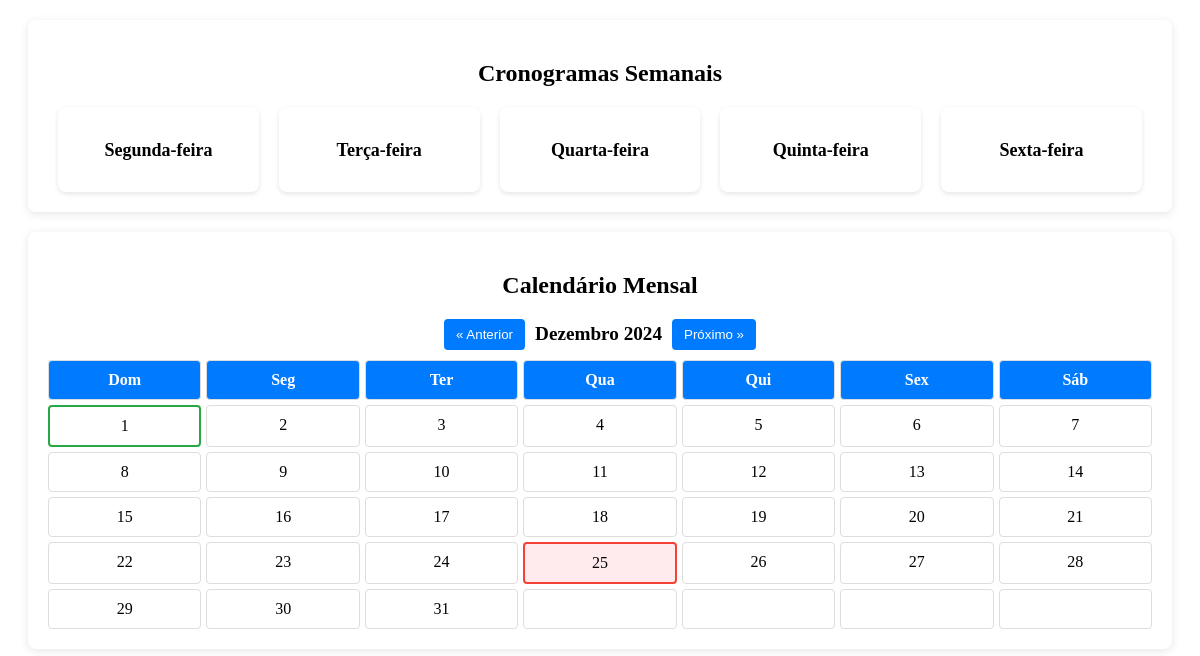
The app's page /cronogramas/cronogramas_aluno (signed in), older data.
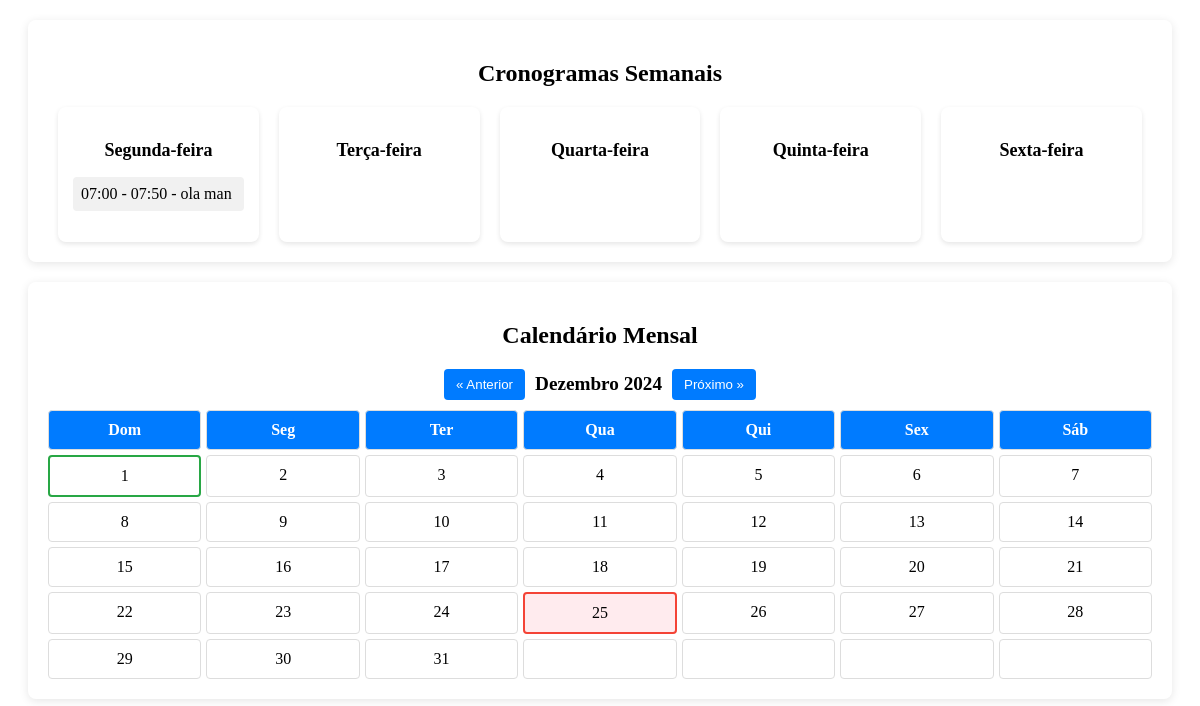
The same page, newer data.
### models.py (models this page shows)
class Cronograma(db.Model):
    __tablename__ = 'cronogramas'
    id = db.Column(db.Integer, primary_key=True)
    usuario_id = db.Column(db.Integer, db.ForeignKey('usuarios.id'), nullable=False)
    turma = db.Column(db.String(50), nullable=False)  # Nome ou ID da turma
    dia_semana = db.Column(db.String(50), nullable=False)  # Segunda, Terça, etc.
    horario = db.Column(db.String(10), nullable=False)  # Ex.: "08:00"
    aula = db.Column(db.String(150), nullable=True)  # Nome da matéria ou atividade
    professor = db.Column(db.String, nullable=False)
    user = db.relationship('User', back_populates='cronogramas')

### cronogramas.py (the view)
@cronogramas_bp.route('/cronogramas_aluno')
@login_required
def cronogramas_aluno():
    turma_aluno = current_user.turma
    if not turma_aluno:
        return render_template(
            'cronogramas-aluno.html',
            cronogramas={},
            mensagem="Nenhuma turma associada ao usuário."
        )
    cronogramas_db = Cronograma.query.filter_by(turma=turma_aluno).order_by(
        Cronograma.dia_semana, Cronograma.horario
    ).all()
    cronogramas_organizados = {
        'segunda': [],
        'terca': [],
        'quarta': [],
        'quinta': [],
        'sexta': []
    }
    dias_map = {
        'Segunda': 'segunda',
        'Terça': 'terca',
        'Quarta': 'quarta',
        'Quinta': 'quinta',
        'Sexta': 'sexta'
    }
    for cronograma in cronogramas_db:
        dia_key = dias_map.get(cronograma.dia_semana)
        if dia_key:
            cronogramas_organizados[dia_key].append({
                'horario': cronograma.horario,
                'aula': cronograma.aula,
                'intervalo': cronograma.horario == "09:30 - 09:50"  # Verifica se é horário de intervalo
            })
    return render_template('cronogramas-aluno.html',  cronogramas=cronogramas_organizados,  mensagem=None)

### app.py (called while the page is built)
@login_manager.user_loader
def load_user(user_id):
    return User.query.get(int(user_id))

### templates/cronogramas-aluno.html (shortened to what this page needs)
<!DOCTYPE html>
<html lang="en">
<head>
</head>
<body>
    <section id="cronogramas">
        <h2>Cronogramas Semanais</h2>
        {% if mensagem %}
        <p>{{ mensagem }}</p>
    {% else %}
        <div class="calendario">
            <div class="dia">
                <h3>Segunda-feira</h3>
                <ul>
                    {% for aula in cronogramas['segunda'] %}
                        <li>{{ aula.horario }} - {{ aula.aula }} {% if aula.intervalo %} (Intervalo) {% endif %}</li>
                    {% endfor %}
                </ul>
            </div>
            <div class="dia">
                <h3>Terça-feira</h3>
            </div>
            <div class="dia">
                <h3>Quarta-feira</h3>
            </div>
            <div class="dia">
                <h3>Quinta-feira</h3>
            </div>
            <div class="dia">
                <h3>Sexta-feira</h3>
            </div>
            {% endif %}
        </div>
    </section>
    <section id="calendario-mensal">
        <h2>Calendário Mensal</h2>
        <div class="calendar-header">
            <button id="prev-month">&laquo; Anterior</button>
            <span id="month-year"></span>
            <button id="next-month">Próximo &raquo;</button>
        </div>
        <div id="calendar">
        </div>
    </section>
</body>
</html>

### templates/cronogramas-aluno.html (style rules this page uses)
#cronogramas { margin: 20px; padding: 20px; background-color: var(--background-color); border-radius: 8px; box-shadow: 0 2px 10px rgba(0, 0, 0, 0.1); color: var(--text-color); }
#cronogramas h2, #calendario-mensal h2 { text-align: center; margin-bottom: 20px; }
.calendario { display: flex; justify-content: space-between; }
.dia { flex: 1; margin: 0 10px; background-color: var(--background-color-clarinho); padding: 15px; border-radius: 8px; box-shadow: 0 2px 5px rgba(0, 0, 0, 0.1); }
.dia h3 { text-align: center; margin-bottom: 10px; font-size: 18px; }
.dia ul { list-style: none; padding: 0; }
.dia ul li { padding: 8px; margin-bottom: 6px; background-color: #f1f1f1; border-radius: 4px; }
#calendario-mensal { margin: 20px; padding: 20px; background-color: var(--background-color); border-radius: 8px; box-shadow: 0 2px 10px rgba(0, 0, 0, 0.1); }
#calendario-mensal h2 { text-align: center; margin-bottom: 20px; }
.calendar-header { display: flex; justify-content: center; align-items: center; margin-bottom: 10px; }
.calendar-header button { padding: 8px 12px; background-color: #007bff; color: white; border: none; border-radius: 4px; cursor: pointer; margin: 0 10px; }
#month-year { font-size: 1.2em; font-weight: bold; }
#calendar { display: grid; grid-template-columns: repeat(7, 1fr); gap: 5px; }

Row changes from the older to the newer data that the page shows:
added Cronograma: horario "07:00 - 07:50", aula "ola man"
